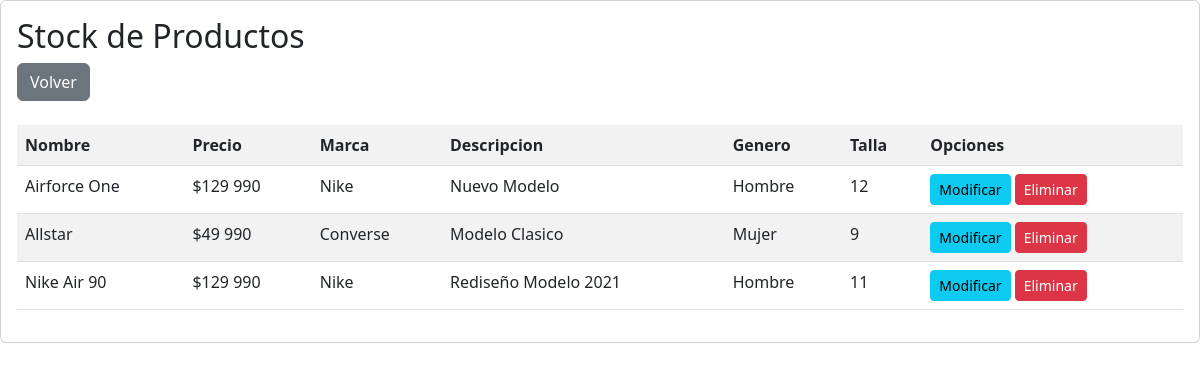
Screenshot of /listar/ (signed in) with the database file from the repository.
### thebrickApp/models.py (models this page shows, shortened)
class Producto(models.Model):
    nombre = models.CharField(max_length=60)
    precio = models.IntegerField()
    descripcion = models.TextField()
    marca = models.CharField(max_length=60)
    imagen = models.ImageField(upload_to="productos",null=True)
    talla = models.IntegerField()
    genero = models.CharField(max_length=60)

### thebrickApp/views.py (the view)
# urls.py: path('listar/',views.listar,name="listar"),
@login_required
def listar(request):
    producto = Producto.objects.all()
    data = {
        'producto': producto
    }
    return render(request,'producto/listar.html',data)

### thebrickApp/context_processor.py (called while the page is built)
def total_carrito(request):
    total = 0
    if request.user.is_authenticated:
        if "carrito" in request.session.keys():
            for key, value in request.session["carrito"].items():
                total += int(value["acumulado"])
    return {"total_carrito": total}

### thebrickApp/templates/producto/listar.html (shortened to what this page needs)
{% load static %}
<!DOCTYPE html>
<html lang="en">
<head>
    <link href="{% static 'css/bootstrap.min.css' %}" rel="stylesheet" >
    <link rel="stylesheet" href="https://cdn.jsdelivr.net/npm/bootstrap-icons@1.10.5/font/bootstrap-icons.css">
</head>
    <body>
        {% load humanize %}
        <div class="card">
            <div class="card-body">
                <h2>Stock de Productos</h2>
                    <a href="{% url 'index' %}" class="btn btn-secondary">Volver</a>
                    <br>
                    <br>
                    <table class="table table-striped table-hover table-responsive-sm">
                        <tr>
                            <th>Nombre</th>
                            <th>Precio</th>
                            <th>Marca</th>
                            <th>Descripcion</th>
                            <th>Genero</th>
                            <th>Talla</th>
                            <th>Opciones</th>
                        </tr>
                        {% for p in producto %}
                        <tr>
                            <td>{{ p.nombre | title }}</td>
                            <td>${{ p.precio | intcomma }}</td>
                            <td>{{ p.marca | title }}</td>
                            <td>{{ p.descripcion | title }}</td>
                            <td>{{ p.genero | title }}</td>
                            <td>{{ p.talla | intcomma }}</td>
                            <td>
                                <a href="{% url 'modificar' p.id %}" class="btn btn-info btn-sm">Modificar</a>
                                <a href="{% url 'eliminar' p.id %}" class="btn btn-danger btn-sm">Eliminar</a>
                            </td>
                        </tr>
                        {% endfor %}
                    </table>
            </div>
        </div>
    </body>
</html>

### rows the page displays
Producto: nombre "Airforce One", precio "129 990", marca "Nike", descripcion "Nuevo Modelo", genero "Hombre", talla "12"
Producto: nombre "Allstar", precio "49 990", marca "Converse", descripcion "Modelo Clasico", genero "Mujer", talla "9"
Producto: nombre "Nike Air 90", precio "129 990", marca "Nike", descripcion "Rediseño Modelo 2021", genero "Hombre", talla "11"
